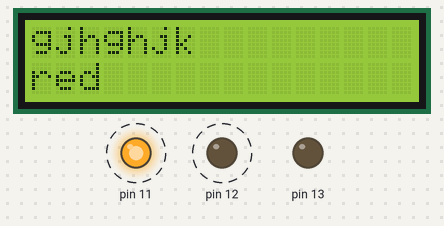
A sketch run on a simulated Arduino Uno, built with avr-gcc and run on an emulated ATmega328P. On the bench: 16×2 character LCD, output pins drawn as LEDs (lit = HIGH). Dashed ring = blinking.

Above: at 0.1 s.
At 1.1 s:
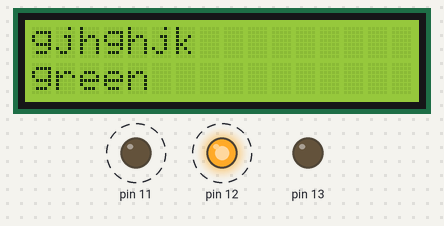
Timing chart, 0 to 130.0 s (numbered marks = the images above):
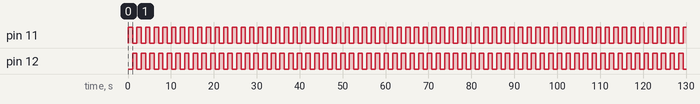

The sketch:

Jackson_3.ino
```cpp
#include <Wire.h>
#include <LiquidCrystal_I2C.h>

//Fixed by RoboCode
LiquidCrystal_I2C lcd_27(0x27, 16, 2);
int i = 0;

void yelow();
void red();
void brig();
void green();
void police();
void blue();
void violet();

void setup()
{
  lcd_27.begin ();
  lcd_27.backlight();
  pinMode(13, OUTPUT);
  pinMode(12, OUTPUT);
  pinMode(11, OUTPUT);
}

void loop()
{
  lcd_27.setCursor(1-1, 1-1);
  lcd_27.print( "gjhghjk" );
  lcd_27.setCursor(1-1, 2-1);
  lcd_27.print( "red" );
  red();
  lcd_27.setCursor(1-1, 2-1);
  lcd_27.print( "green" );
  green();
  lcd_27.clear();
}

void green()
{
  digitalWrite(13, LOW);
  digitalWrite(12, HIGH);
  digitalWrite(11, LOW);
  delay(1000);
}

void blue()
{
  digitalWrite(13, HIGH);
  digitalWrite(12, LOW);
  digitalWrite(11, LOW);
  delay(1000);
}

void red()
{
  digitalWrite(13, LOW);
  digitalWrite(12, LOW);
  digitalWrite(11, HIGH);
  delay(1000);
}

void brig()
{
  if (i < 255)
  {
    i = ( i + 10 );
    analogWrite(11, i);
    delay(100);
    if (i >= 255)
    {
      i = 0;
    }
  }
}

void yelow()
{
  digitalWrite(13, LOW);
  digitalWrite(12, HIGH);
  digitalWrite(11, HIGH);
  delay(1000);
}

void police()
{
  digitalWrite(13, LOW);
  digitalWrite(12, LOW);
  digitalWrite(11, HIGH);
  delay(500);
  digitalWrite(13, HIGH);
  digitalWrite(12, LOW);
  digitalWrite(11, LOW);
  delay(500);
}

void violet()
{
  digitalWrite(13, LOW);
  digitalWrite(12, HIGH);
  digitalWrite(11, HIGH);
  delay(1000);
}
```

Measured:
- by itself, pin 11, pin 12: alternates HIGH for 1.0 s and LOW for 1.0 s
